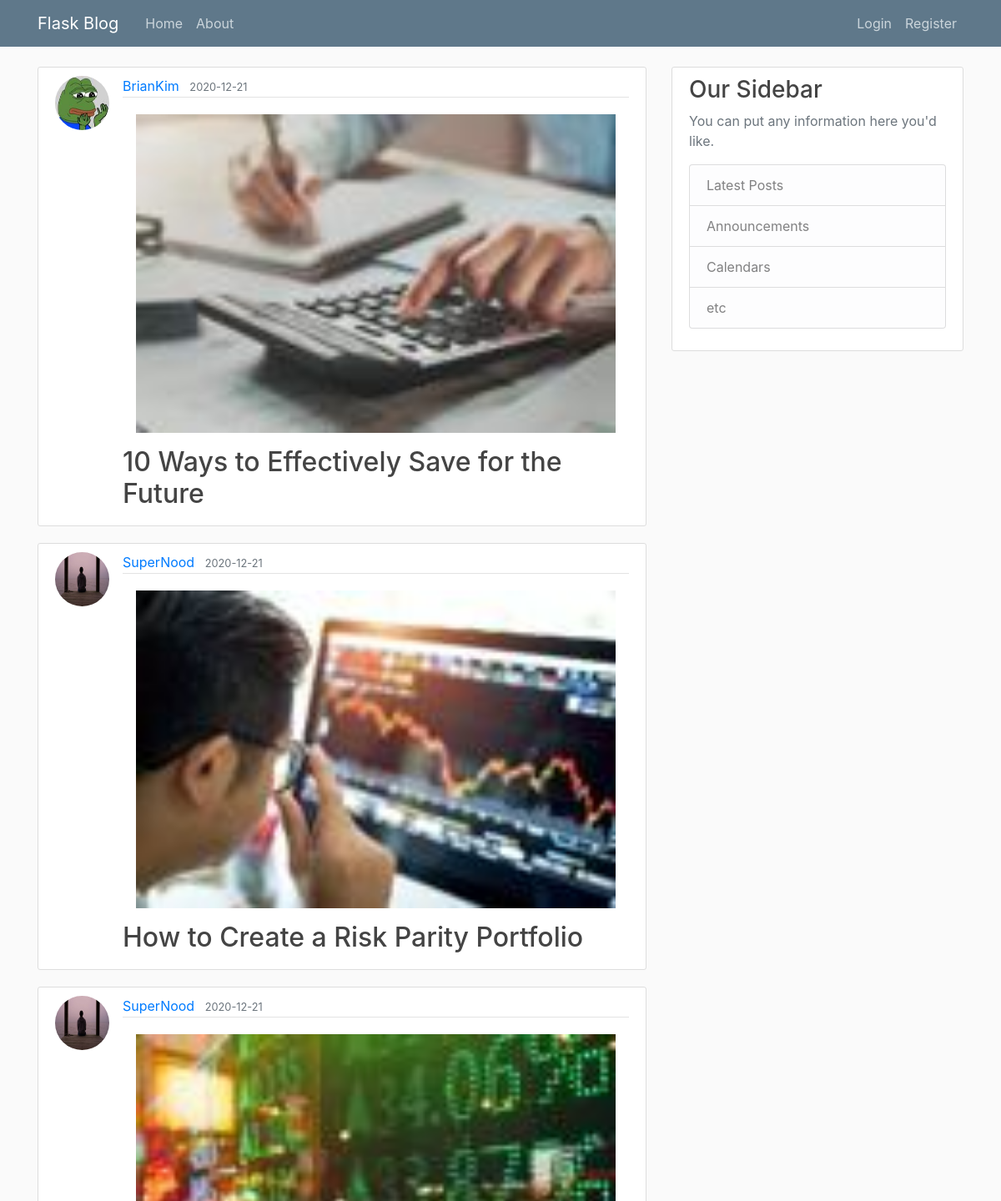
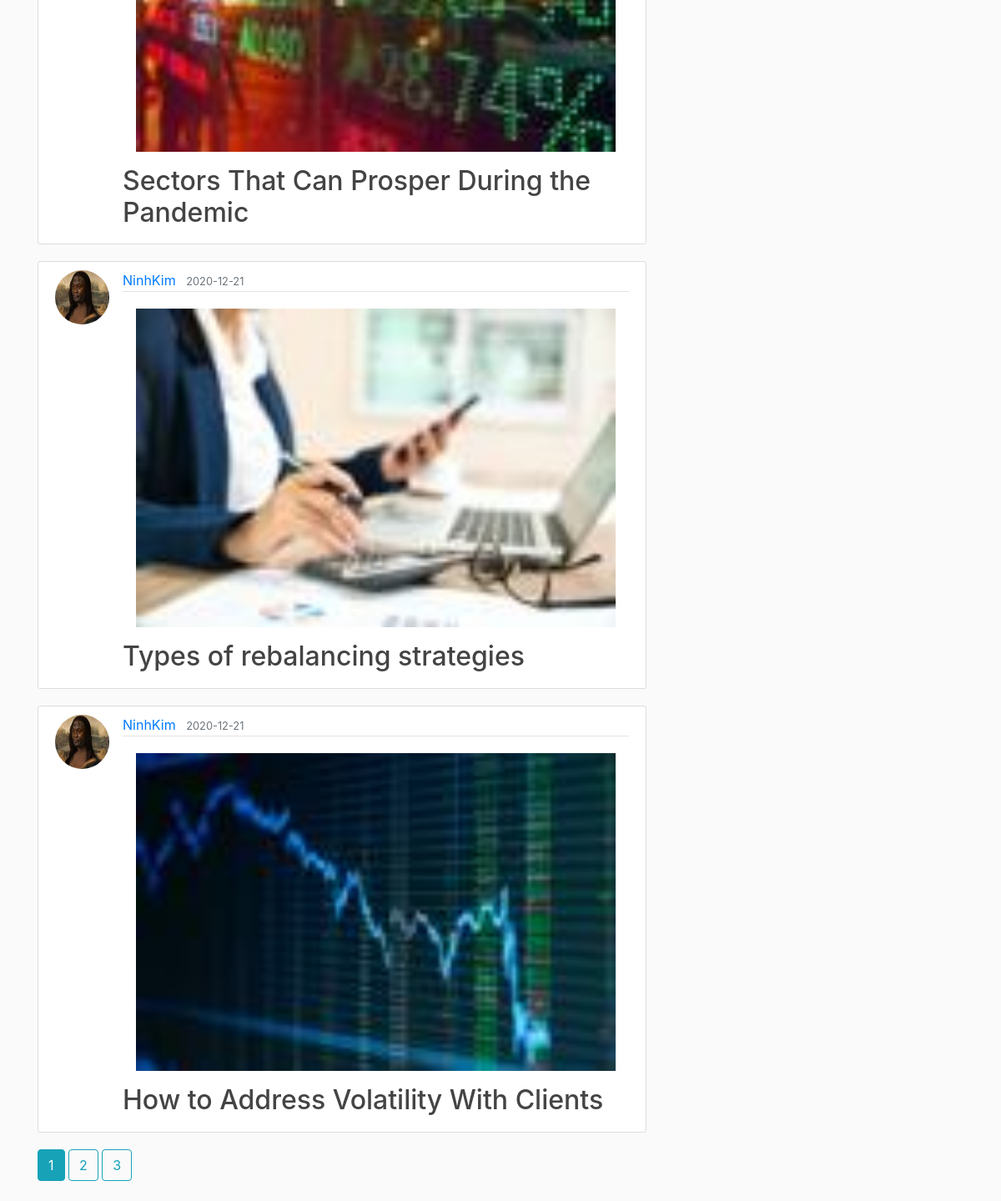
The page /home on the database its author committed (2 pictures, top to bottom).
### databases/models.py (models this page shows, shortened)
class Post(db.Model):
    id = db.Column(db.Integer, primary_key=True)
    title = db.Column(db.String(100), nullable=False)
    date_posted = db.Column(db.DateTime, nullable=False, default=datetime.utcnow)
    content = db.Column(db.Text, nullable=False)
    image_file = db.Column(db.String(20), nullable=True)
    user_id = db.Column(db.Integer, db.ForeignKey('user.id'), nullable=False)

class User(db.Model, UserMixin):
    id = db.Column(db.Integer, primary_key=True)
    username = db.Column(db.String(20), unique=True, nullable=False)
    email = db.Column(db.String(120), unique=True, nullable=False)
    image_file = db.Column(db.String(20), nullable=False, default='default.jpg')
    password = db.Column(db.String(60), nullable=False)
    posts = db.relationship('Post', backref='author', lazy=True)

### flaskblog/main/routes.py (the view)
@main.route("/")
@main.route("/home")
def home():
    page = request.args.get('page', 1, type=int)
    posts = Post.query.order_by(Post.date_posted.desc()).paginate(per_page=5, page=page)
    return render_template('main/home.html', posts=posts)

### templates/main/home.html
{% extends "layout.html" %}
{% block content %}
    {% for post in posts.items %}
        <article class="media content-section">
          <img class="rounded-circle article-img" src="{{ url_for('static', filename='profile_pics/' + post.author.image_file) }}">
          <div class="media-body">
            <div class="article-metadata">
              <a class="mr-2" href="{{ url_for('users.user_posts', username=post.author.username) }}">{{ post.author.username }}</a>
              <small class="text-muted">{{ post.date_posted.strftime('%Y-%m-%d') }}</small>
            </div>
            {% if not post.image_file is none %}
                <img class="w-100 p-3 d-block" src="{{ url_for('static', filename='post_pics/' + post.image_file) }}">
            {% endif %}
            <h2><a class="article-title" href="{{ url_for('posts.view_post', post_id=post.id) }}">{{ post.title }}</a></h2>
          </div>
        </article>
    {% endfor %}
    {% for page_num in posts.iter_pages(left_edge=1, right_edge=1, left_current=1, right_current=2) %}
        {% if page_num %}
            {% if page_num == posts.page %}
                <a class="btn btn-info mb-4" href="{{ url_for('main.home', page=page_num) }}">{{ page_num }}</a>
            {% else %}
                <a class="btn btn-outline-info mb-4" href="{{ url_for('main.home', page=page_num) }}">{{ page_num }}</a>
            {% endif %}
        {% else %}
            ...
        {% endif %}
    {% endfor %}
{% endblock content %}

### static/css/main.css (style rules this page uses)
body { background: #fafafa; color: #333333; margin-top: 5rem; }
h1, h2, h3, h4, h5, h6 { color: #444444; }
.content-section { background: #ffffff; padding: 10px 20px; border: 1px solid #dddddd; border-radius: 3px; margin-bottom: 20px; }
.article-title { color: #444444; }
.article-img { height: 65px; width: 65px; margin-right: 16px; }
.article-metadata { padding-bottom: 1px; margin-bottom: 4px; border-bottom: 1px solid #e3e3e3 }

### rows shown on the page
Post: image_file (picture), author.username "BrianKim", date_posted "2020-12-21", title "10 Ways to Effectively Save for the Future"
Post: image_file (placeholder picture), author.username "SuperNood", date_posted "2020-12-21", image_file (picture), title "How to Create a Risk Parity Portfolio"
Post: image_file (placeholder picture), author.username "SuperNood", date_posted "2020-12-21", image_file (picture), title "Sectors That Can Prosper During the Pandemic"
Post: image_file (picture), author.username "NinhKim", date_posted "2020-12-21", title "Types of rebalancing strategies"
Post: image_file (picture), author.username "NinhKim", date_posted "2020-12-21", title "How to Address Volatility With Clients"

### other values the page prints
{{ page_num }} "1"
{{ page_num }} "2" "3"
